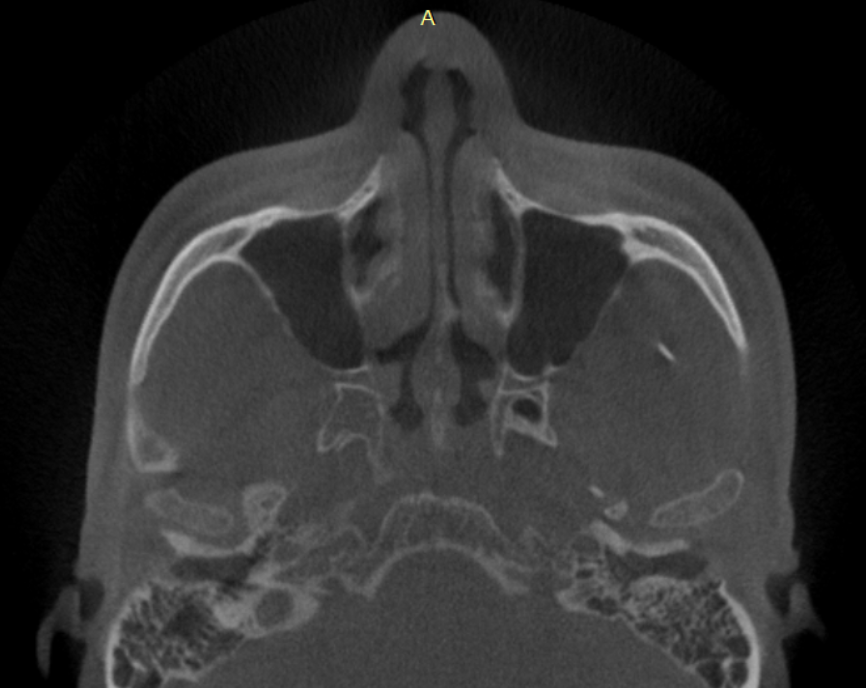
#> input picture png/5.PNG, 866 x 688 px; its folder holds only this picture in this run
$ python -i MRI_anonymization.py   (imports and definitions only)
#> lines starting #> are read from the running program, lines starting #| are printed output that depends on the picture; after the words box and inside, x2 and y2 are one past the last pixel; in counts of white or black regions, pixels touching at a corner belong together
# -*- coding: utf-8 -*-
"""
Created on Wed Apr  7 03:48:16 2021

@author: Rydstorm
"""

import matplotlib.pyplot as plt
import pydicom
from pydicom.data import get_testdata_file
import cv2
from os import makedirs,listdir
from os.path import join, exists, split
from skimage import morphology
import numpy as np
from tqdm import tqdm
import glob as glob
import SimpleITK as sitk
import sys


def new_blurred(image, prev = 0,s=0):
#> called with prev = 0, s = 0
    gray = np.zeros((image.shape[0], image.shape[1]) , dtype=int)
    for i in range(gray.shape[0]):
        for j in range(gray.shape[1]):
            if image[i,j] > 100 and image[i,j] < 500:
                gray[i,j] = 1
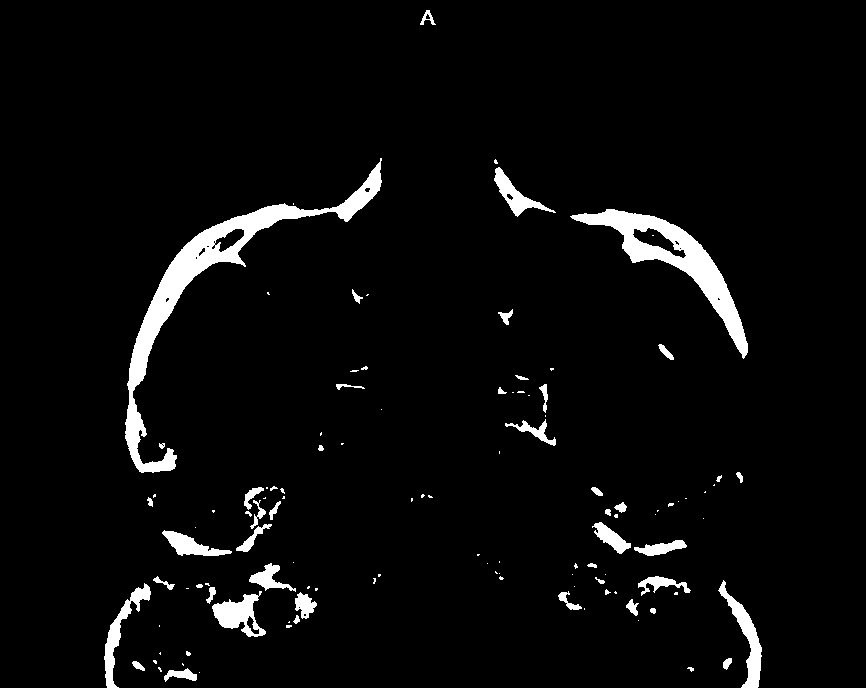
#> gray: shape (688, 866) int64; values 0 (black) and 1 (white), 4.1% white; 114 white regions (65 under 20 px)
    #plt.imshow(gray , cmap = 'gray')
    ker1 = cv2.getStructuringElement(cv2.MORPH_ELLIPSE,(1,1))
    ker2 = cv2.getStructuringElement(cv2.MORPH_ELLIPSE,(5,5))
    gray = cv2.morphologyEx(np.float32(gray), cv2.MORPH_CLOSE, ker1)
    gray = cv2.morphologyEx(np.float32(gray), cv2.MORPH_CLOSE, ker2)
    #plt.imshow(gray , cmap = 'gray')
    gray = gray>0
    gray = morphology.remove_small_objects(gray, min_size=200)
    #plt.imshow(gray , cmap = 'gray')
    gray = gray.astype(np.uint8)
    kernel = np.ones((30, 30), np.uint8)
    gray = cv2.morphologyEx(gray, cv2.MORPH_CLOSE, kernel)
    gray = gray.astype(np.uint8)
    #plt.imshow(gray , cmap = 'gray')
    contours, hierarchy = cv2.findContours(gray, cv2.RETR_EXTERNAL, cv2.CHAIN_APPROX_NONE)
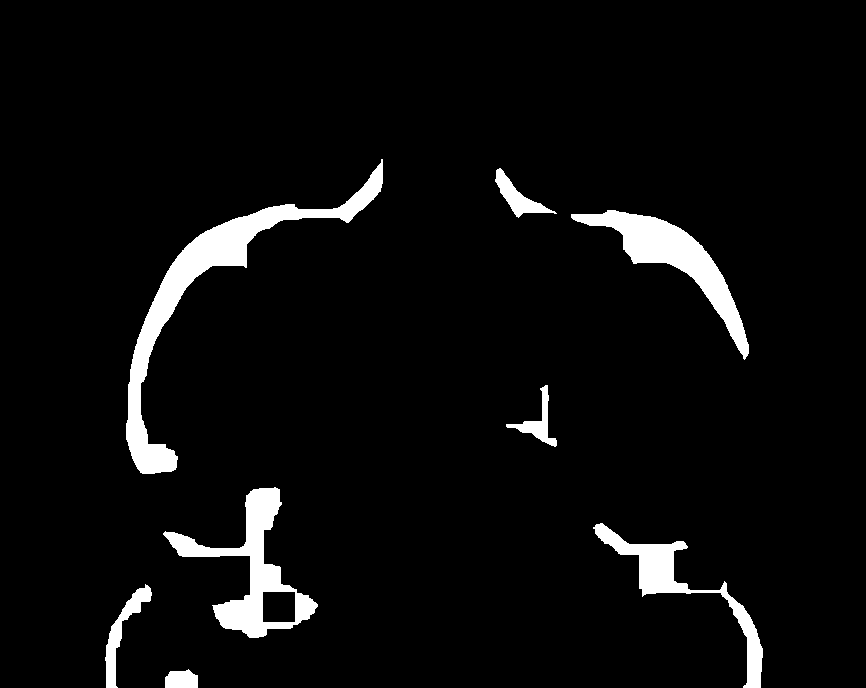
#> gray: shape (688, 866); values 0 (black) and 1 (white), 5% white; 8 white regions, largest, box (x1, y1, x2, y2) and area: (126, 159, 383, 474) 9748, (163, 487, 318, 638) 6151, (571, 210, 749, 360) 5986
    gray = cv2.drawContours(gray, contours,-1, 255, 10)
    #plt.imshow(gray , cmap = 'gray')
    gray[300:,:] = 0
    #plt.imshow(diff, cmap ='gray')
    seg = gray
    seg = np.where((seg==255),seg,0)
    z=0
    if not s==0:
        diff = np.subtract(seg,prev)
        diff = diff>1
        xx = int((diff.shape[1])/2)
        diff[:,0:(xx-100)] =0
        diff[:,(xx+100):] = 0
        diff = morphology.remove_small_objects(diff, min_size=500)
        if np.any(diff):
            for l in range(diff.shape[1]):
                for j in range(diff.shape[0]):
                    if diff[j,l]==True:
                        if np.any(prev[(j-10):(j+10),l]):
                            diff[j,l] = False
            seg = np.where((diff==True),0,seg)
            z=1
    blurred_img = cv2.GaussianBlur(image, (101, 101), 400)
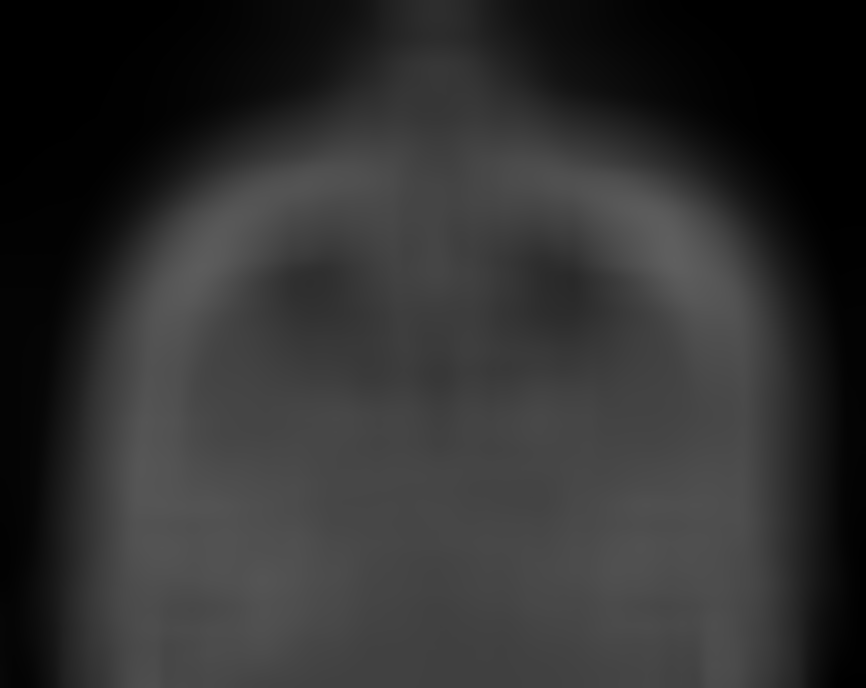
#> blurred_img: shape (688, 866); min 0, max 95, mean 47.8
    out = np.where((seg==255), blurred_img, image)
    out = out.astype(np.int16)
    if z==0:
        return out , seg
    else:
        return out, prev


def blurred(image):
    gray = np.zeros((image.shape[0], image.shape[1]) , dtype=int)
    for i in range(gray.shape[0]):
        for j in range(gray.shape[1]):
            if image[i,j] > 100 and image[i,j] < 500:
                gray[i,j] = 1
    #plt.imshow(gray , cmap = 'gray')
    ker1 = cv2.getStructuringElement(cv2.MORPH_ELLIPSE,(1,1))
    ker2 = cv2.getStructuringElement(cv2.MORPH_ELLIPSE,(5,5))
    gray = cv2.morphologyEx(np.float32(gray), cv2.MORPH_CLOSE, ker1)
    gray = cv2.morphologyEx(np.float32(gray), cv2.MORPH_CLOSE, ker2)
    #plt.imshow(gray , cmap = 'gray')
    gray = gray>0
    gray = morphology.remove_small_objects(gray, min_size=200)
    #plt.imshow(gray , cmap = 'gray')
    gray = gray.astype(np.uint8)
    kernel = np.ones((30, 30), np.uint8)
    gray = cv2.morphologyEx(gray, cv2.MORPH_CLOSE, kernel)
    gray = gray.astype(np.uint8)
    #plt.imshow(gray , cmap = 'gray')
    contours, hierarchy = cv2.findContours(gray, cv2.RETR_EXTERNAL, cv2.CHAIN_APPROX_NONE)
    gray = cv2.drawContours(gray, contours,-1, 255, 3)
    #plt.imshow(gray , cmap = 'gray')
    gray[300:,:] = 0
    #plt.imshow(diff, cmap ='gray')
    seg = gray
    seg = np.where((seg==255),seg,0)
    blurred_img = cv2.GaussianBlur(image, (201, 201), 1000)
    out = np.where((seg==255), blurred_img, image)
    out = out.astype(np.int16)

    return out


i_folder = r'C:\Rabeea\Work\Sine wave\face\MRI\9264'
o_folder = r'C:\Rabeea\Work\Sine wave\face\MRI\9264_C'
i_folder=i_folder + "/*.dcm"
data = np.empty((0,1))
axial = np.array([1., 0., 0., 0., 1., 0.])
files_list = sorted(glob.glob(i_folder))
# [11 lines not run here, left out]
##i=0
#for series in tqdm(listdir(o_folder)):
#    series_path = join(o_folder,series) + "/*.dcm"
#    for filename in tqdm(sorted(glob.glob(series_path))):
#        dcmData = pydicom.dcmread(filename)
#        img = dcmData.pixel_array
#        #plt.imshow(img, cmap = 'gray')
#        out = blurred(img)
#        #plt.imshow(out,cmap = 'gray')
#        #if i == 0:
#        #    out, prev_img =new_blurred(img)
#        #else:
#        #    out, prev_img =new_blurred(img, prev_img,s=1)
#
#        out = out.astype(np.int16)
#        dcmData.PixelData = out.tobytes()
#        #head , tail = split(filename)
#        #des_path = join(output,tail)
#        dcmData.save_as(filename)
#
#

#filename = r'C:\Rabeea\Work\Sine wave\face\MRI\9264_A\AXL FSE T2/5d6f53dee4b0aecb29a30942.dcm'
#dcmData = pydicom.dcmread(filename)
#img = dcmData.pixel_array
#plt.imshow(img, cmap = 'gray')
#out = blurred(img)
#plt.imshow(out , cmap = 'gray')


>>> import cv2
>>> picture = cv2.imread('png/5.PNG', cv2.IMREAD_GRAYSCALE)
>>> result = new_blurred(picture)
